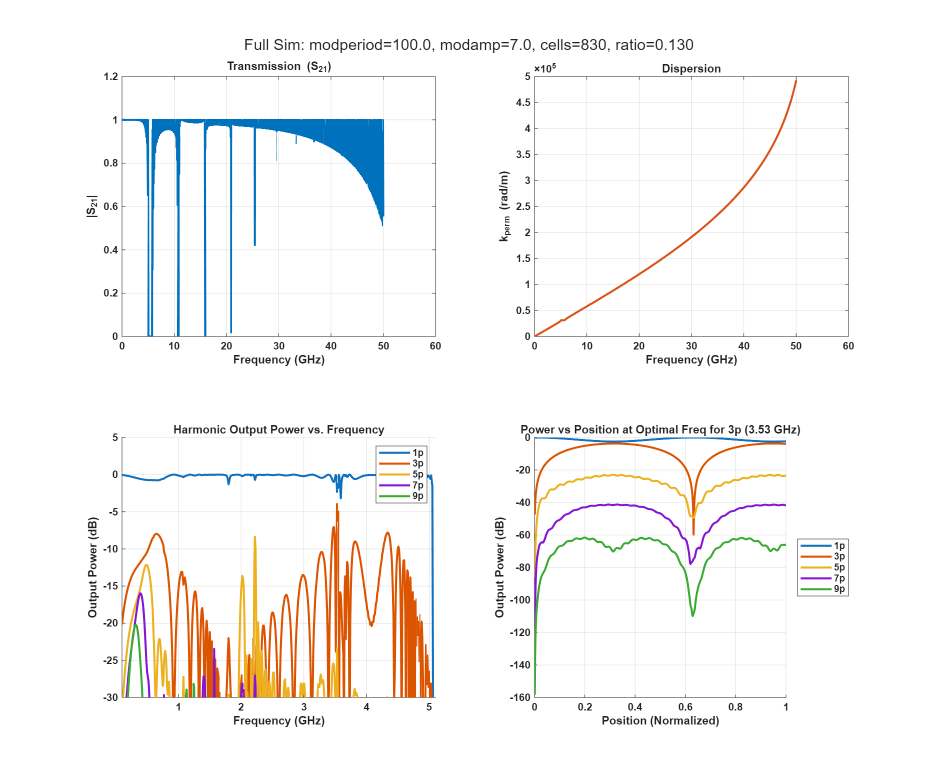
#> input picture Secure Third Harmonic Generation/Sweep_vs_modperiod/Full_Sim_modperiod_100.0_modamp_7.0_cells_830.png, 1875 x 1563 px (shown at 1/2 size); its folder holds 4 pictures in this run
$ jupyter execute evolution2.ipynb
#> lines starting #> are read from the running program, lines starting #| are printed output that depends on the picture
[cell 1]
from glob import glob
import cv2
images = glob(r'Sweep_vs_modperiod\*.png', recursive=True)
images

[cell 2]
video = cv2.VideoWriter('Sweep_vs_modperiod/slideshow.mp4', cv2.VideoWriter_fourcc(*'DIVX'), 1, (800,600))

for image in images:
    img = cv2.imread(image)
#> img is the input picture: shape (1563, 1875, 3); mean B, G, R 244.9, 246, 247.1
    img = cv2.resize(img, (800,600))
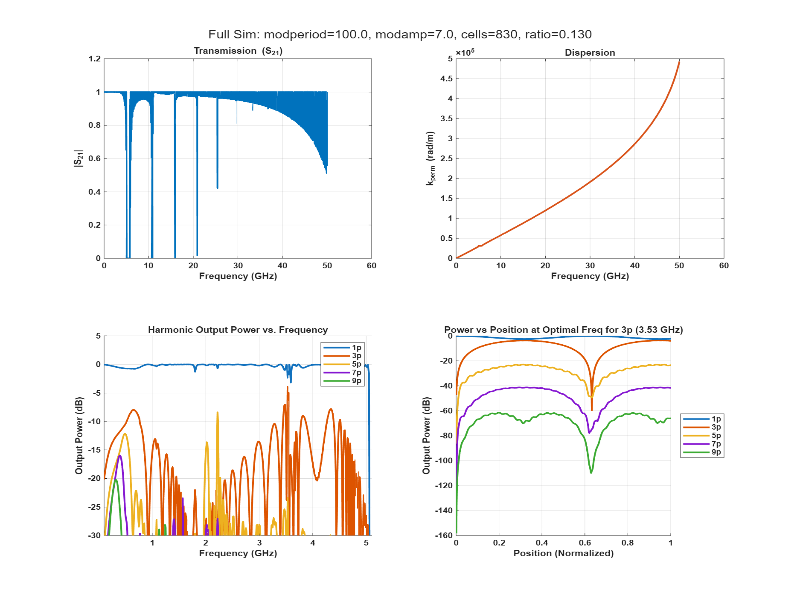
#> img: shape (600, 800, 3); mean B, G, R 244.9, 245.9, 247.1
    video.write(img)
#> pass 2 of the loop `for image in images:`:
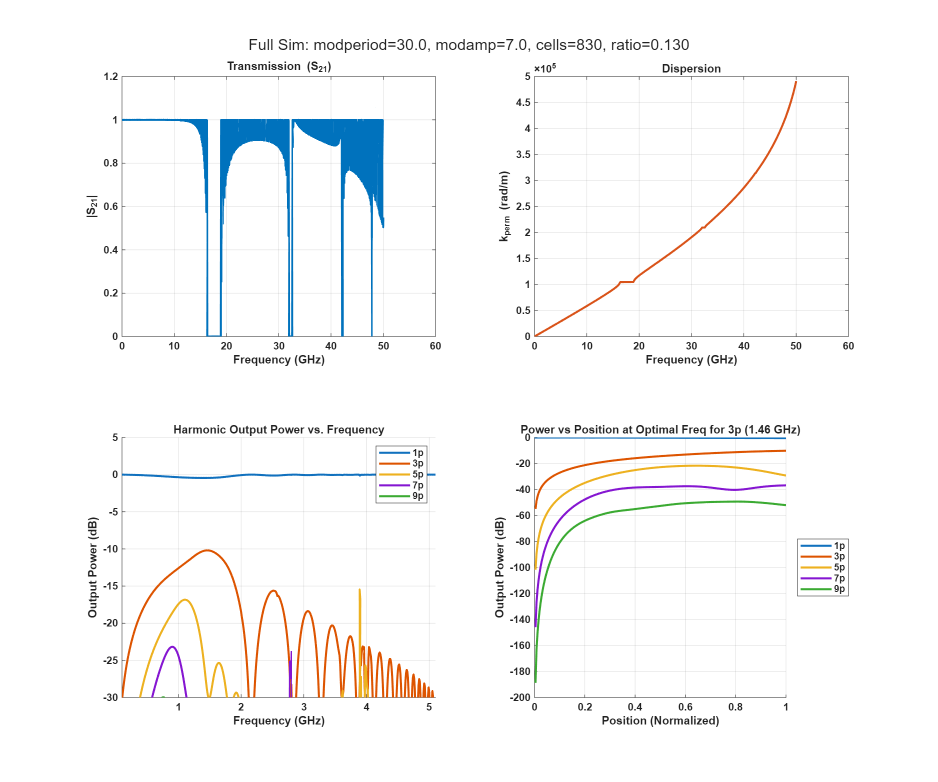
#> input picture Secure Third Harmonic Generation/Sweep_vs_modperiod/Full_Sim_modperiod_30.0_modamp_7.0_cells_830.png, 1875 x 1563 px (shown at 1/2 size)
#> img is the input picture: shape (1563, 1875, 3); mean B, G, R 248.4, 248.1, 247.6
#> `img = cv2.resize(img, (800,600))`:
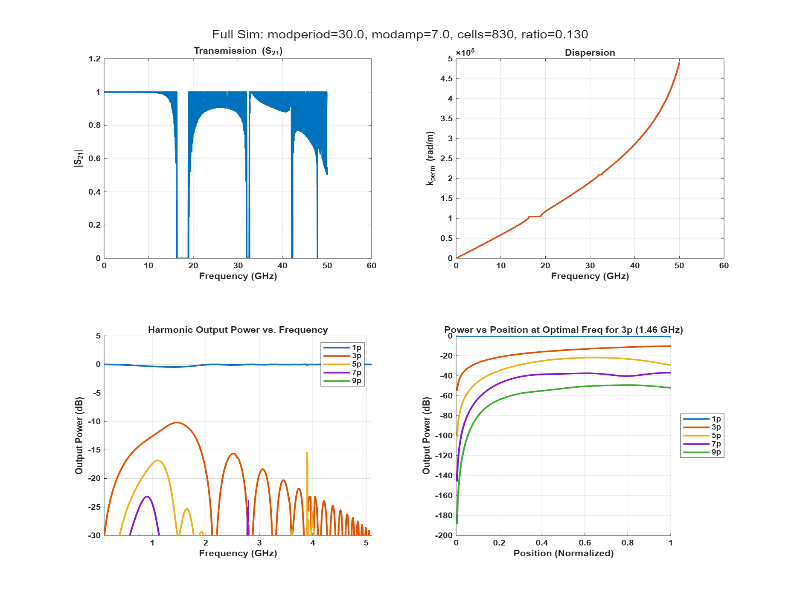
#> img: shape (600, 800, 3); mean B, G, R 248.4, 248.1, 247.6
#> pass 3 of the loop `for image in images:`:
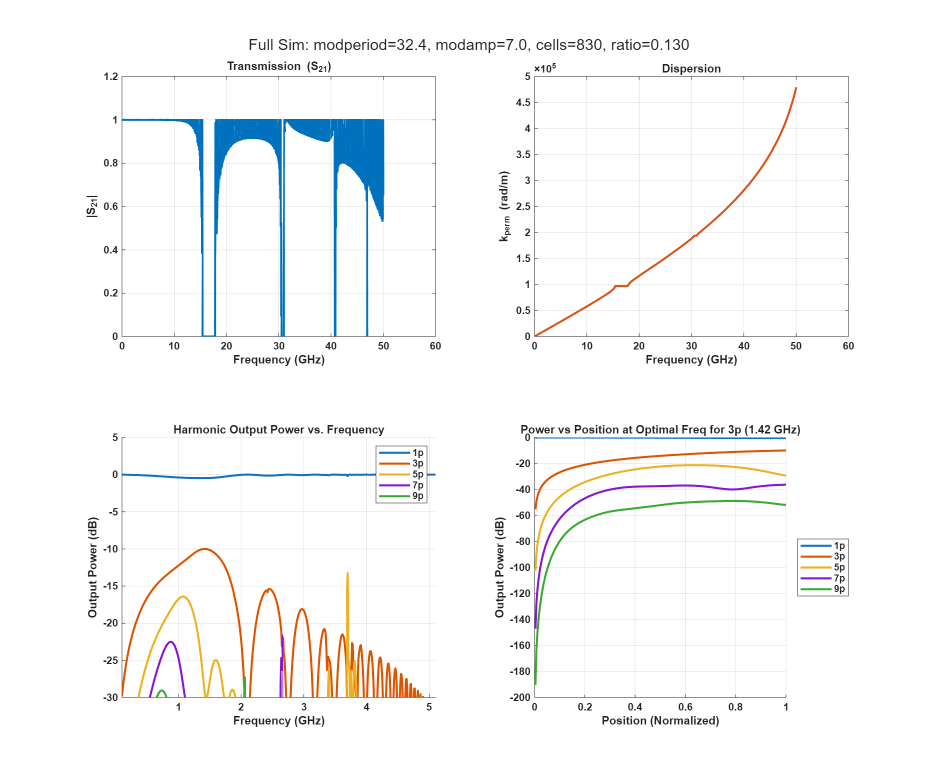
#> input picture Secure Third Harmonic Generation/Sweep_vs_modperiod/Full_Sim_modperiod_32.4_modamp_7.0_cells_830.png, 1875 x 1563 px (shown at 1/2 size)
#> img is the input picture: shape (1563, 1875, 3); mean B, G, R 248.3, 248, 247.6
#> `img = cv2.resize(img, (800,600))`:
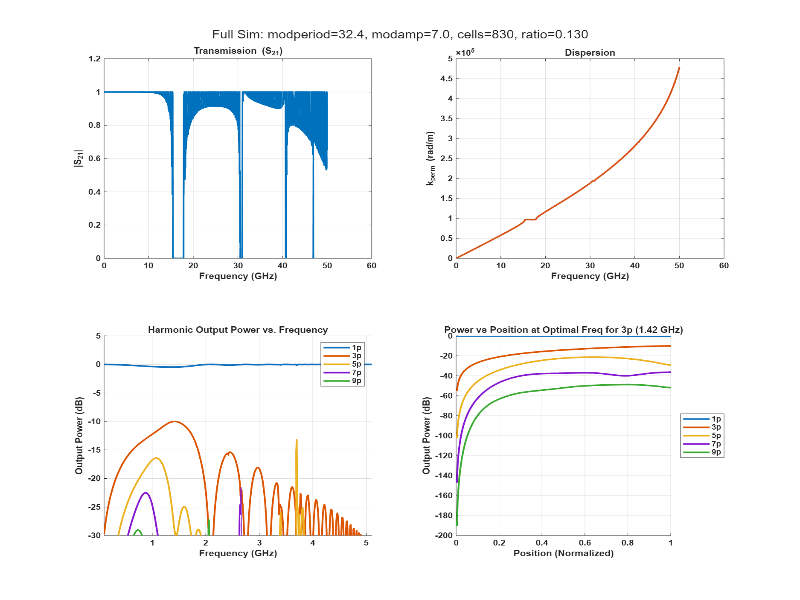
#> img: shape (600, 800, 3); mean B, G, R 248.2, 248, 247.5
#> the loop made 4 passes; the first 3 are shown

video.release()
